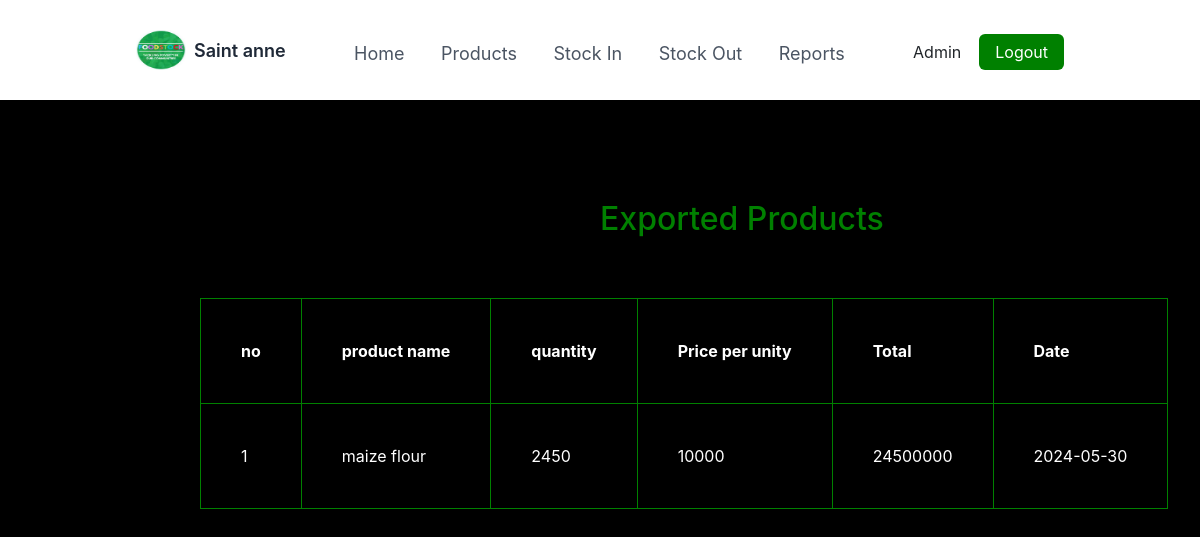
The page /productout.php (signed in) on the database its author committed.
### tables this page shows
CREATE TABLE `stock_out` (
  `stockoutid` int(11) NOT NULL,
  `ProductId` int(11) NOT NULL,
  `Date` date NOT NULL,
  `Unit_Price` int(11) NOT NULL,
  `Quantity` int(255) NOT NULL,
  `Total_Price` int(11) NOT NULL
);

CREATE TABLE `products` (
  `ProductId` int(11) NOT NULL,
  `ProductName` varchar(255) NOT NULL
);

### productout.php (the view, shortened to what this page needs)
<?php
include "./nav.php"
?>
<!DOCTYPE html>
<html lang="en">
<head>
</head>
<body>
    <h2>Exported Products</h2>
    <table>
        <thead>
            <tr>
                <th>no</th>
                <th>product name</th>
                <th>quantity</th>
                <th>Price per unity</th>
                <th>Total</th>
                <th>Date</th>
            </tr>
        </thead>
        <tbody>
<?php
$query = mysqli_query($conn,"SELECT * FROM stock_out INNER JOIN products ON stock_out.ProductId = products.ProductId");
 if (mysqli_num_rows($query) > 0) {
     $i = 1;
     while ($fetch =mysqli_fetch_assoc($query)) {
         $tbody = '
         <tr>
                 <td>'.$i++.'</td>
                 <td>'.$fetch['ProductName'].'</td>
                 <td>'.$fetch['Quantity'].'</td>
                 <td>'.$fetch['Unit_Price'].'</td>
                 <td>'.$fetch['Total_Price'].'</td>
                 <td>'.$fetch['Date'].'</td>
             </tr>
        ';
        echo $tbody;
    }
}
?>
        </tbody>
    </table>
</body>
</html>

### css/styles.css (style rules this page uses)
body { background: #000; }

### productout.php (style rules this page uses)
table,th,thead,tbody,td { border-collapse: collapse; border: 1px solid green; padding: 40px; color:#fff; margin-left:200px }
h2 { margin-left:600px; margin-bottom:60px; color:green }

### rows shown on the page
stock_out: ProductId.ProductName "maize flour", Quantity "2450", Unit_Price "10000", Total_Price "24500000", Date "2024-05-30"

### other values the page prints
$_SESSION["UserName"] "Admin"
